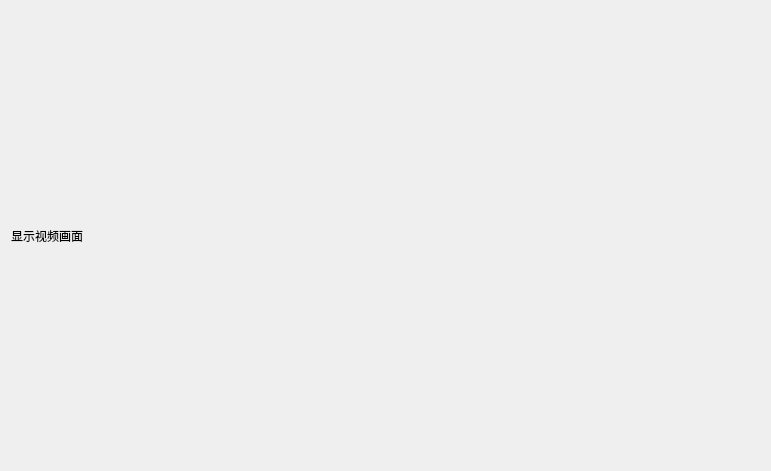
<?xml version="1.0" encoding="UTF-8"?>
<ui version="4.0">
 <class>DisplayWind</class>
 <widget class="QWidget" name="DisplayWind">
  <property name="geometry">
   <rect>
    <x>0</x>
    <y>0</y>
    <width>771</width>
    <height>471</height>
   </rect>
  </property>
  <property name="windowTitle">
   <string>Form</string>
  </property>
  <layout class="QGridLayout" name="gridLayout">
   <item row="0" column="0">
    <widget class="QLabel" name="label">
     <property name="text">
      <string>显示视频画面</string>
     </property>
    </widget>
   </item>
  </layout>
 </widget>
 <resources/>
 <connections/>
</ui>
